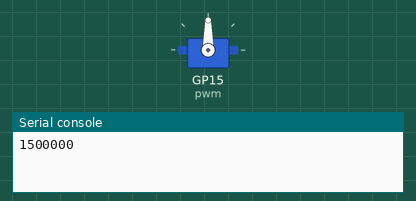
The program below on a simulated Raspberry Pi Pico running MicroPython. Shown: servo, the last lines printed to the serial console. Servo angles are drawn from the pulse width (0.5 ms = 0°, 2.5 ms = 180°). At 14.0 s the program stops and its outputs stay as they are.

Above: at 0.1 s.
At 4.1 s:
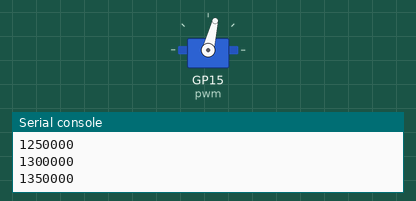
At 10.1 s:
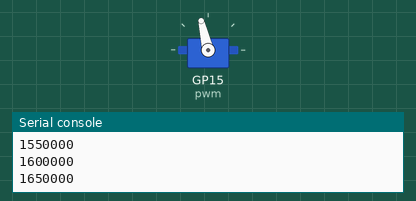
At 13.1 s:
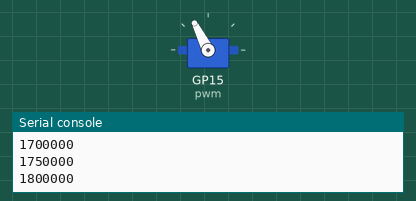
Timing chart, 0 to 15.5 s (numbered marks = the images above):
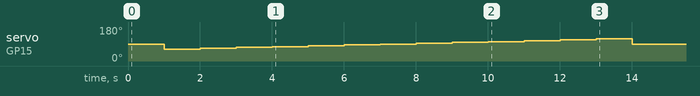

The program:

servo_test.py
```python
from machine import Pin,PWM
import utime

STEP = 50_000
MIN = 1_200_000
MID = 1_500_000
MAX = 1_800_000

pwm = PWM(Pin(15))

pwm.freq(50)
pwm.duty_ns(MID)
print(MID)
utime.sleep(1)

value = MIN
while value <= MAX:
    print(value)
    pwm.duty_ns(value)
    value += STEP
    utime.sleep(1)
pwm.duty_ns(MID)
print(MID)
```

Measured:
- by itself, servo on GP15 (pwm): 90° → 63° at 1.0 s, → 68° 1.0 s later, → 72° 1.0 s later, → 76° 1.0 s later, … (14 changes in this stretch)
